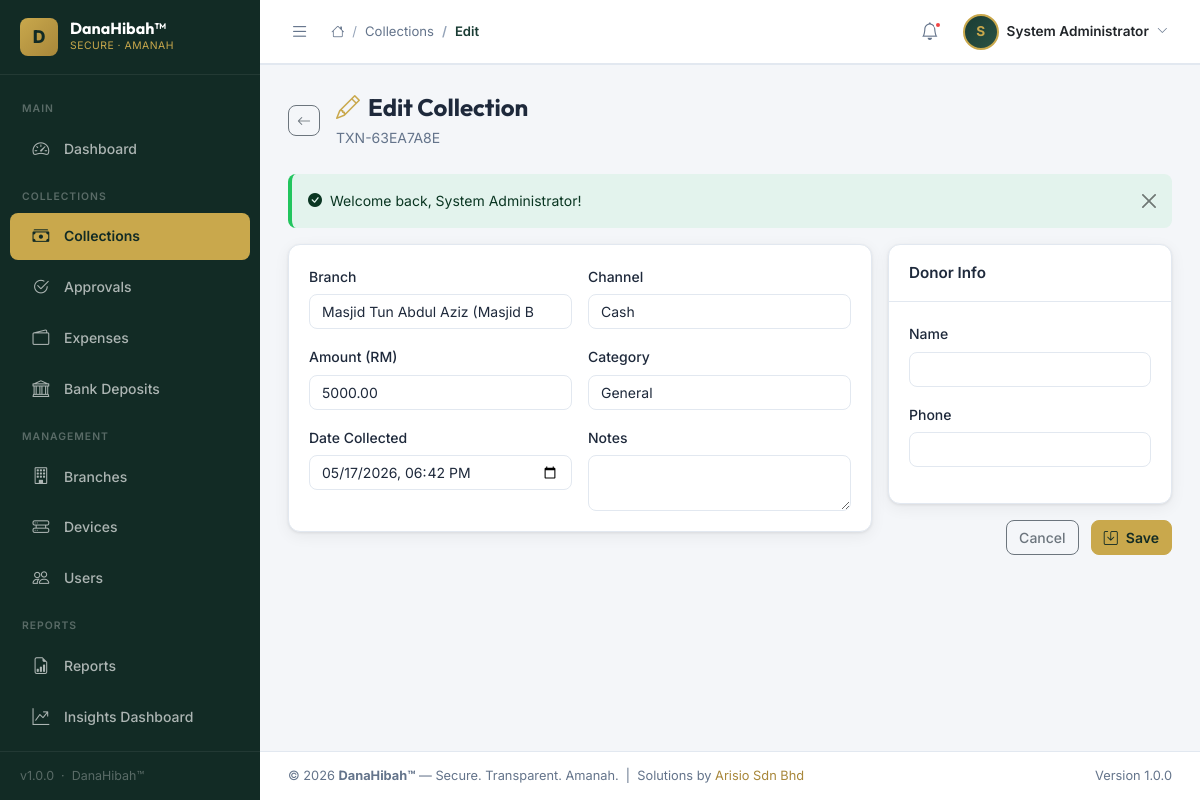
The page /modules/collections/edit.php?id=2 (signed in) on the database its author committed.
### tables this page shows
CREATE TABLE IF NOT EXISTS `collections` (
  `id` int(10) unsigned NOT NULL AUTO_INCREMENT,
  `branch_id` int(10) unsigned NOT NULL,
  `device_id` int(10) unsigned DEFAULT NULL,
  `txn_ref` varchar(50) DEFAULT NULL,
  `channel` enum('cash','qr','manual','online') DEFAULT 'cash',
  `amount` decimal(10,2) NOT NULL DEFAULT 0.00,
  `currency` varchar(5) DEFAULT 'MYR',
  `donor_name` varchar(150) DEFAULT NULL,
  `donor_phone` varchar(20) DEFAULT NULL,
  `category` enum('general','friday','zakat','wakaf','special','sadaqah') DEFAULT 'general',
  `notes` text DEFAULT NULL,
  `receipt_no` varchar(50) DEFAULT NULL,
  `bank_receipt_file` varchar(255) DEFAULT NULL,
  `bank_ref_no` varchar(100) DEFAULT NULL,
  `status` enum('collected','verified','approved','banked','rejected') DEFAULT 'collected',
  `collected_at` datetime DEFAULT current_timestamp(),
  `collected_by` int(10) unsigned DEFAULT NULL,
  `created_by` int(10) unsigned DEFAULT NULL,
  `updated_by` int(10) unsigned DEFAULT NULL,
  `created_at` datetime DEFAULT current_timestamp(),
  `updated_at` datetime DEFAULT current_timestamp() ON UPDATE current_timestamp(),
  `deleted_at` datetime DEFAULT NULL,
  PRIMARY KEY (`id`),
  UNIQUE KEY `txn_ref` (`txn_ref`),
  KEY `device_id` (`device_id`),
  KEY `idx_branch` (`branch_id`),
  KEY `idx_status` (`status`),
  KEY `idx_channel` (`channel`),
  KEY `idx_date` (`collected_at`),
  CONSTRAINT `collections_ibfk_1` FOREIGN KEY (`branch_id`) REFERENCES `branches` (`id`),
  CONSTRAINT `collections_ibfk_2` FOREIGN KEY (`device_id`) REFERENCES `devices` (`id`)
);

CREATE TABLE IF NOT EXISTS `branches` (
  `id` int(10) unsigned NOT NULL AUTO_INCREMENT,
  `name` varchar(200) NOT NULL,
  `code` varchar(20) DEFAULT NULL,
  `type` enum('masjid','surau','wakaf','ngo','other') DEFAULT 'masjid',
  `address` text DEFAULT NULL,
  `city` varchar(100) DEFAULT NULL,
  `state` varchar(100) DEFAULT NULL,
  `postcode` varchar(10) DEFAULT NULL,
  `pic_name` varchar(150) DEFAULT NULL,
  `pic_phone` varchar(20) DEFAULT NULL,
  `pic_email` varchar(150) DEFAULT NULL,
  `status` enum('active','inactive') DEFAULT 'active',
  `created_by` int(10) unsigned DEFAULT NULL,
  `updated_by` int(10) unsigned DEFAULT NULL,
  `created_at` datetime DEFAULT current_timestamp(),
  `updated_at` datetime DEFAULT current_timestamp() ON UPDATE current_timestamp(),
  `deleted_at` datetime DEFAULT NULL,
  PRIMARY KEY (`id`),
  UNIQUE KEY `code` (`code`)
);

### modules/collections/edit.php (the view, shortened to what this page needs)
<?php
require_once __DIR__ . '/../../includes/db_connect.php';
require_once __DIR__ . '/../../includes/functions.php';
require_once __DIR__ . '/../../includes/auth.php';
$id = (int)($_GET['id'] ?? 0);
$collection = db_fetch_one($conn, "SELECT * FROM collections WHERE id=? AND deleted_at IS NULL", 'i', [$id]);
$branches = db_fetch_all($conn, "SELECT id, name FROM branches WHERE deleted_at IS NULL ORDER BY name", '', []);
$errors = [];
if ($_SERVER['REQUEST_METHOD'] === 'POST') {
    verify_csrf();
    $data = [
        'branch_id'  => (int)($_POST['branch_id'] ?? 0),
        'channel'    => clean($_POST['channel']   ?? 'cash'),
        'amount'     => (float)($_POST['amount']  ?? 0),
        'category'   => clean($_POST['category']  ?? 'general'),
        'donor_name' => clean($_POST['donor_name']?? ''),
        'donor_phone'=> clean($_POST['donor_phone']?? ''),
        'notes'      => clean($_POST['notes']     ?? ''),
        'collected_at'=> clean($_POST['collected_at'] ?? ''),
    ];
    if (!$data['branch_id'])  $errors[] = 'Branch is required.';
    if ($data['amount'] <= 0) $errors[] = 'Amount must be greater than 0.';
    if (!$data['channel'])    $errors[] = 'Channel is required.';
    if (empty($errors)) {
        $uid = (int)$_SESSION['user_id'];
        db_execute($conn,
            "UPDATE collections SET branch_id=?, channel=?, amount=?, category=?, donor_name=?, donor_phone=?, notes=?, collected_at=?, updated_by=?, updated_at=NOW() WHERE id=?",
            'isdsssssii',
            [$data['branch_id'], $data['channel'], $data['amount'], $data['category'], $data['donor_name'], $data['donor_phone'], $data['notes'], $data['collected_at'], $uid, $id]
        );
        log_activity($conn, $uid, 'update', 'collections', 'Updated collection: ' . $collection['txn_ref'], $id);
        set_flash('success', 'Collection updated successfully.');
        redirect('modules/collections/index.php');
    }
} else {
    $data = $collection;
}
include INCLUDES_PATH . 'header.php';
?>
<div class="page-header d-flex align-items-center gap-3">
    <a href="index.php" class="btn btn-sm btn-outline-secondary"><i class="bi bi-arrow-left"></i></a>
    <div>
        <h1 class="page-title"><i class="bi bi-pencil me-2" style="color:var(--gold);"></i>Edit Collection</h1>
        <p class="page-subtitle"><?= e($collection['txn_ref']) ?></p>
    </div>
</div>
<form method="POST">
    <div class="row g-3">
        <div class="col-lg-8">
            <div class="card">
                <div class="card-body row g-3">
                    <div class="col-md-6">
                        <label class="form-label">Branch</label>
                        <select name="branch_id" class="form-select" required>
                            <?php foreach($branches as $b): ?>
                            <option value="<?=$b['id']?>" <?= $data['branch_id']==$b['id']?'selected':'' ?>><?=e($b['name'])?></option>
                            <?php endforeach; ?>
                        </select>
                    </div>
                    <div class="col-md-6">
                        <label class="form-label">Channel</label>
                        <select name="channel" class="form-select" required>
                            <?php foreach(['cash'=>'Cash','qr'=>'QR Payment','manual'=>'Manual','online'=>'Online'] as $v=>$l): ?>
                            <option value="<?=$v?>" <?= $data['channel']==$v?'selected':'' ?>><?=$l?></option>
                            <?php endforeach; ?>
                        </select>
                    </div>
                    <div class="col-md-6">
                        <label class="form-label">Amount (RM)</label>
                        <input type="number" name="amount" class="form-control" step="0.01" value="<?=e($data['amount'])?>" required>
                    </div>
                    <div class="col-md-6">
                        <label class="form-label">Category</label>
                        <select name="category" class="form-select">
                            <?php foreach(['general'=>'General','friday'=>'Friday Prayer','zakat'=>'Zakat','wakaf'=>'Wakaf','special'=>'Special Campaign','sadaqah'=>'Sadaqah'] as $v=>$l): ?>
                            <option value="<?=$v?>" <?= $data['category']==$v?'selected':'' ?>><?=$l?></option>
                            <?php endforeach; ?>
                        </select>
                    </div>
                    <div class="col-md-6">
                        <label class="form-label">Date Collected</label>
                        <input type="datetime-local" name="collected_at" class="form-control" value="<?= date('Y-m-d\TH:i', strtotime($data['collected_at'])) ?>" required>
                    </div>
                    <div class="col-md-6">
                        <label class="form-label">Notes</label>
                        <textarea name="notes" class="form-control" rows="2"><?=e($data['notes'])?></textarea>
                    </div>
                </div>
            </div>
        </div>
        <div class="col-lg-4">
            <div class="card">
                <div class="card-header"><span class="card-title">Donor Info</span></div>
                <div class="card-body">
                    <div class="mb-3">
                        <label class="form-label">Name</label>
                        <input type="text" name="donor_name" class="form-control" value="<?=e($data['donor_name'])?>">
                    </div>
                    <div class="mb-3">
                        <label class="form-label">Phone</label>
                        <input type="text" name="donor_phone" class="form-control" value="<?=e($data['donor_phone'])?>">
                    </div>
                </div>
            </div>
            <div class="mt-3 text-end">
                <a href="index.php" class="btn btn-outline-secondary me-2">Cancel</a>
                <button type="submit" class="btn btn-gold"><i class="bi bi-save me-2"></i>Save</button>
            </div>
        </div>
    </div>
</form>
<?php include INCLUDES_PATH . 'footer.php'; ?>

### assets/css/style.css (style rules this page uses)
:root { --primary: #1A3C34; --primary-dark: #122B25; --primary-light: #2A5244; --gold: #C9A84C; --gold-light: #E8C96C; --gold-dark: #A8873A; --white: #FFFFFF; --bg: #F4F6F9; --surface: #FFFFFF; --surface-2: #F8FAFB; --border: #E2E8F0; --text: #1E293B; --text-muted: #64748B; --text-light: #94A3B8; --success: #22C55E; --danger: #EF4444; --warning: #F59E0B; --info: #3B82F6; --sidebar-w: 260px; --sidebar-w-sm: 70px; --topbar-h: 64px; --radius: 12px; --radius-sm: 8px; --shadow: 0 1px 3px rgba(0,0,0,.08), 0 4px 16px rgba(0,0,0,.06); --shadow-md: 0 4px 24px rgba(0,0,0,.12); --transition: all .2s ease; --font: 'Inter', sans-serif; }
*, *::before, *::after { box-sizing: border-box; }
html { scroll-behavior: smooth; }
body { font-family: var(--font); background: var(--bg); color: var(--text); font-size: .9375rem; line-height: 1.6; margin: 0; overflow-x: hidden; }
a { color: var(--primary); text-decoration: none; transition: var(--transition); }
.page-header { margin-bottom: 24px; }
.page-title { font-family: 'Outfit', sans-serif; font-size: 1.5rem; font-weight: 700; color: var(--text); margin: 0 0 4px; line-height: 1.3; }
.page-subtitle { font-size: .875rem; color: var(--text-muted); margin: 0; }
.card { background: var(--surface); border: 1px solid var(--border); border-radius: var(--radius); box-shadow: var(--shadow); }
.card-header { background: none; border-bottom: 1px solid var(--border); padding: 16px 20px; display: flex; align-items: center; gap: 10px; }
.card-title { font-weight: 600; font-size: .95rem; color: var(--text); margin: 0; }
.card-body { padding: 20px; }
.btn { font-weight: 500; border-radius: var(--radius-sm); font-size: .875rem; transition: var(--transition); }
.btn-gold { background: var(--gold); border-color: var(--gold); color: var(--primary-dark); font-weight: 600; }
.form-control, .form-select { border: 1px solid var(--border); border-radius: var(--radius-sm); font-size: .875rem; color: var(--text); background: var(--surface); transition: var(--transition); }
.form-label { font-weight: 500; font-size: .875rem; color: var(--text); margin-bottom: 6px; }

### rows shown on the page
collections: txn_ref "TXN-63EA7A8E", branch_id "Masjid Tun Abdul Aziz (Masjid Bulat)", channel "Cash", amount "5000.00", category "General", collected_at "05/17/2026 18:42"

### other values the page prints
APP_VERSION "1.0.0"
APP_NAME "DanaHibah™"
$crumb['label'] "Collections"
$crumb['label'] "Edit"
$initials "S"
$user_name "System Administrator"
$flash['message'] "Welcome back, System Administrator!"
